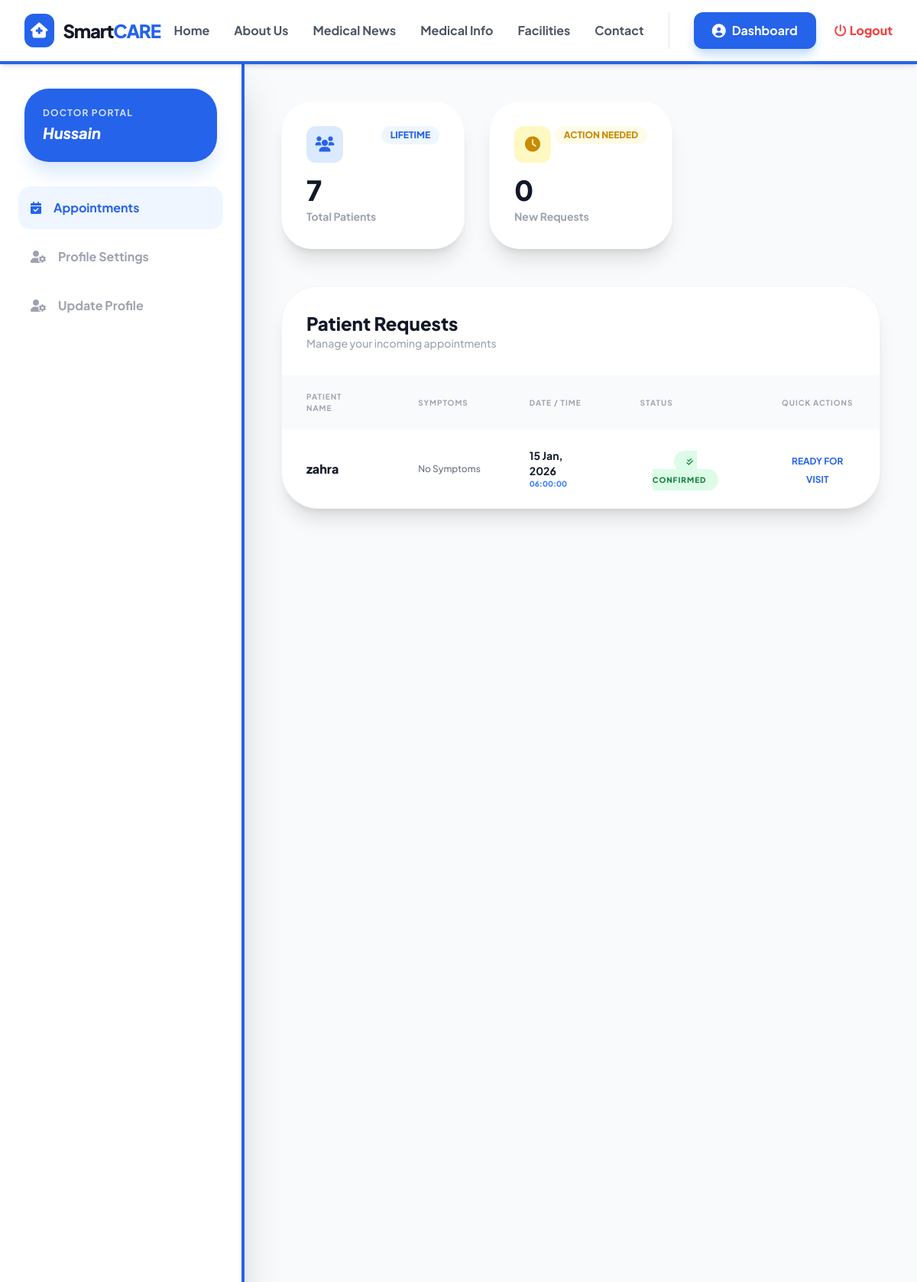
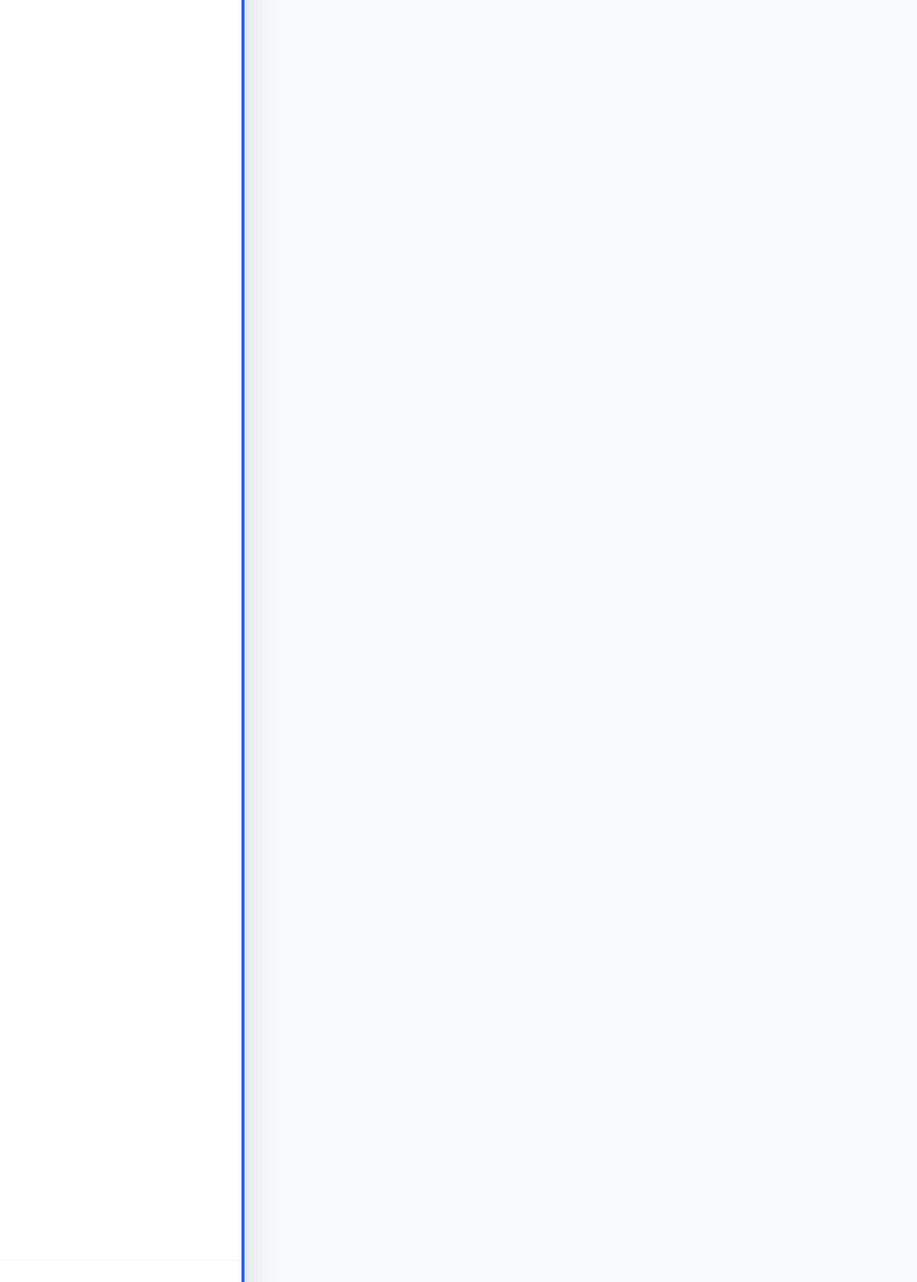
/doctor_dashboard.php (signed in), run on the app's committed database (2 pictures, top to bottom).
### tables this page shows
CREATE TABLE `appointments` (
  `appointment_id` int(11) NOT NULL,
  `patient_id` int(11) NOT NULL,
  `doctor_id` int(11) NOT NULL,
  `appointment_date` date NOT NULL,
  `appointment_time` time NOT NULL,
  `status` enum('Pending','Confirmed','Cancelled') DEFAULT 'Pending',
  `disease_description` text DEFAULT NULL
);

CREATE TABLE `users` (
  `user_id` int(11) NOT NULL,
  `username` varchar(50) NOT NULL,
  `password` varchar(255) NOT NULL,
  `role_id` int(11) NOT NULL,
  `email` varchar(100) NOT NULL,
  `full_name` varchar(100) NOT NULL,
  `address` text NOT NULL,
  `phone_number` varchar(15) NOT NULL,
  `reset_token` varchar(255) DEFAULT NULL,
  `token_expiry` datetime DEFAULT NULL
);

### doctor_dashboard.php (the view, shortened to what this page needs)
<?php
include('config/db.php');
include('includes/header.php');
$doc_user_id = $_SESSION['user_id'];
$doc_res = mysqli_query($conn, "SELECT doctor_id FROM doctors WHERE user_id = '$doc_user_id'");
$doc_data = mysqli_fetch_assoc($doc_res);
$doctor_id = ($doc_data) ? $doc_data['doctor_id'] : 0;
$total_app = mysqli_fetch_assoc(mysqli_query($conn, "SELECT COUNT(*) as total FROM appointments WHERE doctor_id = '$doctor_id'"))['total'];
$pending_app = mysqli_fetch_assoc(mysqli_query($conn, "SELECT COUNT(*) as total FROM appointments WHERE doctor_id = '$doctor_id' AND status = 'Pending'"))['total'];
?>
<div class="flex min-h-screen bg-[#F8FAFC]">
    <div class="w-80 bg-white border-r-4 border-blue-600 shadow-2xl hidden lg:flex flex-col h-screen sticky top-0">
        <div class="p-8 sticky top-0 bg-white z-10">
            <div class="bg-blue-600 p-6 rounded-[2rem] text-white shadow-xl shadow-blue-100">
                <p class="text-xs font-bold opacity-80 uppercase tracking-widest mb-1">
                    <?php
                    if ($_SESSION['role_id'] == 1) echo "Admin Portal";
                    elseif ($_SESSION['role_id'] == 2) echo "Doctor Portal";
                    else echo "Patient Portal";
                    ?>
                </p>
                <h2 class="text-xl font-black italic">
                    <?php echo explode(' ', $_SESSION['full_name'])[0]; ?>
                </h2>
            </div>
        </div>
        <div class="flex-1 overflow-y-auto px-6 space-y-2 custom-scrollbar">
            <?php if ($_SESSION['role_id'] == 1): ?>
                <a href="admin_dashboard.php" class="flex items-center gap-4 p-4 text-blue-600 bg-blue-50 rounded-2xl font-bold">
                    <i class="fa-solid fa-chart-pie"></i> Analytics
                </a>
                <a href="manage_doctors.php" class="flex items-center gap-4 p-4 text-gray-400 hover:bg-gray-50 hover:text-blue-600 rounded-2xl transition font-bold">
                    <i class="fa-solid fa-user-doctor"></i> Manage Doctors
                </a>
            <?php elseif ($_SESSION['role_id'] == 2): ?>
                <a href="doctor_dashboard.php" class="flex items-center gap-4 p-4 text-blue-600 bg-blue-50 rounded-2xl font-bold">
                    <i class="fa-solid fa-calendar-check"></i> Appointments
                </a>
                <a href="doctor_profile.php" class="flex items-center gap-4 p-4 text-gray-400 hover:bg-gray-50 hover:text-blue-600 rounded-2xl transition font-bold">
                    <i class="fa-solid fa-user-gear"></i> Profile Settings
                </a>
                 <a href="update_doctor.php" class="flex items-center gap-4 p-4 text-gray-400 hover:bg-gray-50 hover:text-blue-600 rounded-2xl transition font-bold">
                    <i class="fa-solid fa-user-gear"></i> Update Profile
                </a>
            <?php endif; ?>
        </div>
        <div class="p-6 border-t border-gray-100">
        </div>
    </div>
    <div class="flex-1 p-8 lg:p-12">
        <div class="max-w-6xl mx-auto">
            <div class="grid grid-cols-1 md:grid-cols-3 gap-8 mb-12">
                <div class="bg-white p-8 rounded-[2.5rem] shadow-xl border border-gray-50">
                    <div class="flex justify-between items-start mb-4">
                        <div class="w-12 h-12 bg-blue-100 text-blue-600 rounded-xl flex items-center justify-center">
                            <i class="fa-solid fa-users text-xl"></i>
                        </div>
                        <span class="text-xs font-black text-blue-600 bg-blue-50 px-3 py-1 rounded-full uppercase">Lifetime</span>
                    </div>
                    <h3 class="text-4xl font-black text-gray-900 mb-1"><?php echo $total_app; ?></h3>
                    <p class="text-gray-400 font-bold text-sm">Total Patients</p>
                </div>
                <div class="bg-white p-8 rounded-[2.5rem] shadow-xl border border-gray-50">
                    <div class="flex justify-between items-start mb-4">
                        <div class="w-12 h-12 bg-yellow-100 text-yellow-600 rounded-xl flex items-center justify-center">
                            <i class="fa-solid fa-clock text-xl"></i>
                        </div>
                        <span class="text-xs font-black text-yellow-600 bg-yellow-50 px-3 py-1 rounded-full uppercase">Action Needed</span>
                    </div>
                    <h3 class="text-4xl font-black text-gray-900 mb-1"><?php echo $pending_app; ?></h3>
                    <p class="text-gray-400 font-bold text-sm">New Requests</p>
                </div>
            </div>
            <div class="bg-white rounded-[3rem] shadow-xl border border-gray-100 overflow-hidden">
                <div class="p-8 border-b border-gray-50 flex justify-between items-center">
                    <div>
                        <h3 class="text-2xl font-black text-gray-900">Patient Requests</h3>
                        <p class="text-gray-400 text-sm font-medium">Manage your incoming appointments</p>
                    </div>
                </div>
                <div class="overflow-x-auto">
                    <table class="w-full text-left">
                        <thead class="bg-gray-50 text-gray-400 text-[10px] font-black uppercase tracking-widest">
                            <tr>
                                <th class="px-8 py-5">Patient Name</th>
                                <th class="px-8 py-5">Symptoms</th>
                                <th class="px-8 py-5">Date / Time</th>
                                <th class="px-8 py-5">Status</th>
                                <th class="px-8 py-5 text-center">Quick Actions</th>
                            </tr>
                        </thead>
<tbody class="divide-y divide-gray-50">
    <?php
    $sql = "SELECT a.*, u.full_name as patient_actual_name
            FROM appointments a
            JOIN patients p ON a.patient_id = p.patient_id
            JOIN users u ON p.user_id = u.user_id
            WHERE a.doctor_id = '$doctor_id'
            AND a.status = 'Confirmed'
            ORDER BY a.appointment_date ASC";
    $res = mysqli_query($conn, $sql);
    if ($res && mysqli_num_rows($res) > 0) {
        while ($row = mysqli_fetch_assoc($res)) {
    ?>
            <tr class="hover:bg-blue-50/20 transition">
                <td class="px-8 py-6">
                    <p class="text-gray-900 font-black">
                        <?php echo htmlspecialchars($row['patient_actual_name']); ?>
                    </p>
                </td>
                <td class="px-8 py-6">
                    <p class="text-gray-500 text-xs font-medium max-w-[200px] truncate">
                        <?php echo htmlspecialchars($row['disease_description'] ?? 'No Symptoms'); ?>
                    </p>
                </td>
                <td class="px-8 py-6">
                    <p class="text-gray-900 font-bold text-sm">
                        <?php echo date('d M, Y', strtotime($row['appointment_date'])); ?>
                    </p>
                    <p class="text-blue-500 text-[10px] font-black uppercase">
                        <?php echo $row['appointment_time']; ?>
                    </p>
                </td>
                <td class="px-8 py-6 text-center">
                    <span class="bg-green-100 text-green-700 px-4 py-2 rounded-full text-[10px] font-black uppercase tracking-widest">
                        <i class="fa-solid fa-check-double mr-1"></i> <?php echo $row['status']; ?>
                    </span>
                </td>
                <td class="px-8 py-6 text-center">
                    <span class="text-blue-600 font-bold text-xs uppercase">
                        Ready for Visit
                    </span>
                </td>
            </tr>
    <?php
        }
    } else {
        echo "<tr><td colspan='5' class='px-8 py-16 text-center text-gray-400 font-bold italic'>No confirmed patients found for Doctor ID: $doctor_id</td></tr>";
    }
    ?>
</tbody>
                    </table>
                </div>
            </div>
        </div>
    </div>
</div>
<?php include('includes/footer.php'); ?>

### includes/header.php (style rules this page uses)
body { font-family: 'Plus Jakarta Sans', sans-serif; }

### data on the page
appointments: users.full_name "zahra", disease_description "No Symptoms", appointment_date "15 Jan, 2026", appointment_time "06:00:00", status "CONFIRMED"

### other printed values
explode(' ', $_SESSION['full_name'])[0] "Hussain"
$total_app "7"
$pending_app "0"
